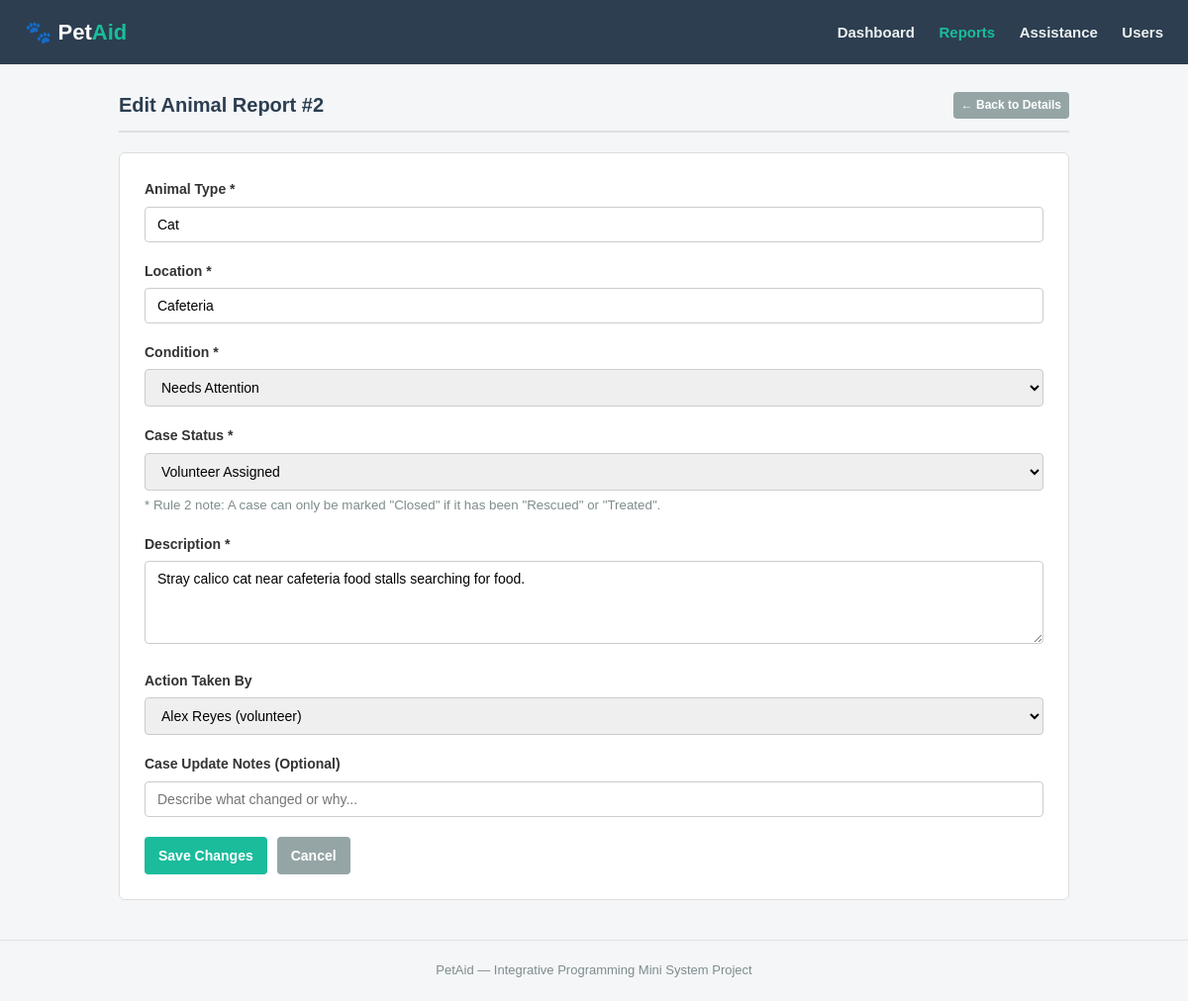
The page /edit_report.php?id=2 on the database its author committed.
### tables this page shows
CREATE TABLE `animal_reports` (
  `report_id` INT PRIMARY KEY AUTO_INCREMENT,
  `reported_by` INT NOT NULL,
  `animal_type` VARCHAR(50) NOT NULL,
  `description` TEXT NOT NULL,
  `location` VARCHAR(150) NOT NULL,
  `condition` ENUM('safe','needs_attention','injured','critical') NOT NULL,
  `status` ENUM('reported','verified','assistance_requested','volunteer_assigned','rescued','treated','closed') DEFAULT 'reported',
  `created_at` DATETIME DEFAULT CURRENT_TIMESTAMP,
  FOREIGN KEY (`reported_by`) REFERENCES `users`(`user_id`)
);

### edit_report.php (the view, shortened to what this page needs)
<?php
require_once __DIR__ . '/config/database.php';
$id = $_GET['id'] ?? null;
$stmt = $pdo->prepare("SELECT * FROM animal_reports WHERE report_id = ?");
$stmt->execute([$id]);
$report = $stmt->fetch();
$usersStmt = $pdo->query("SELECT user_id, name, role FROM users WHERE status = 'active' ORDER BY name ASC");
$users = $usersStmt->fetchAll();
?>
<!DOCTYPE html>
<html lang="en">
<head>
    <link rel="stylesheet" href="css/style.css">
</head>
<body>
<header>
    <h1>🐾 Pet<span>Aid</span></h1>
    <nav>
        <a href="index.php">Dashboard</a>
        <a href="reports.php" class="active">Reports</a>
        <a href="assistance.php">Assistance</a>
        <a href="users.php">Users</a>
    </nav>
</header>
<div class="container">
    <div class="page-header">
        <h2>Edit Animal Report #<?= (int)$id ?></h2>
        <a href="report_details.php?id=<?= (int)$id ?>" class="btn btn-secondary btn-sm">← Back to Details</a>
    </div>
    <div class="form-box">
        <form method="POST" action="edit_report.php?id=<?= (int)$id ?>">
            <div class="form-group">
                <label for="animal_type">Animal Type *</label>
                <input type="text" name="animal_type" id="animal_type" value="<?= htmlspecialchars($_POST['animal_type'] ?? $report['animal_type']) ?>" required>
            </div>
            <div class="form-group">
                <label for="location">Location *</label>
                <input type="text" name="location" id="location" value="<?= htmlspecialchars($_POST['location'] ?? $report['location']) ?>" required>
            </div>
            <div class="form-group">
                <label for="condition">Condition *</label>
                <select name="condition" id="condition" required>
                    <?php
                    $cond = $_POST['condition'] ?? $report['condition'];
                    ?>
                    <option value="needs_attention" <?= $cond === 'needs_attention' ? 'selected' : '' ?>>Needs Attention</option>
                </select>
            </div>
            <div class="form-group">
                <label for="status">Case Status *</label>
                <select name="status" id="status" required>
                    <?php
                    $curStat = $_POST['status'] ?? $report['status'];
                    $statuses = [
                        'reported' => 'Reported',
                        'verified' => 'Verified',
                        'assistance_requested' => 'Assistance Requested',
                        'volunteer_assigned' => 'Volunteer Assigned',
                        'rescued' => 'Rescued',
                        'treated' => 'Treated',
                        'closed' => 'Closed'
                    ];
                    foreach ($statuses as $val => $label):
                    ?>
                        <option value="<?= $val ?>" <?= $curStat === $val ? 'selected' : '' ?>><?= $label ?></option>
                    <?php endforeach; ?>
                </select>
                <small style="color:#7f8c8d; display:block; margin-top:4px;">
                    * Rule 2 note: A case can only be marked "Closed" if it has been "Rescued" or "Treated".
                </small>
            </div>
            <div class="form-group">
                <label for="description">Description *</label>
                <textarea name="description" id="description" rows="4" required><?= htmlspecialchars($_POST['description'] ?? $report['description']) ?></textarea>
            </div>
            <div class="form-group">
                <label for="updated_by">Action Taken By</label>
                <select name="updated_by" id="updated_by">
                    <?php foreach ($users as $u): ?>
                        <option value="<?= (int)$u['user_id'] ?>">
                            <?= htmlspecialchars($u['name']) ?> (<?= htmlspecialchars($u['role']) ?>)
                        </option>
                    <?php endforeach; ?>
                </select>
            </div>
            <div class="form-group">
                <label for="notes">Case Update Notes (Optional)</label>
                <input type="text" name="notes" id="notes" placeholder="Describe what changed or why..." value="<?= htmlspecialchars($_POST['notes'] ?? '') ?>">
            </div>
            <div class="form-actions">
                <button type="submit" class="btn">Save Changes</button>
                <a href="report_details.php?id=<?= (int)$id ?>" class="btn btn-secondary">Cancel</a>
            </div>
        </form>
    </div>
</div>
<footer>
    <p>PetAid — Integrative Programming Mini System Project</p>
</footer>
</body>
</html>

### css/style.css (style rules this page uses)
* { box-sizing: border-box; margin: 0; padding: 0; }
body { font-family: Arial, sans-serif; background-color: #f4f6f8; color: #333333; line-height: 1.6; }
header { background-color: #2c3e50; color: #ffffff; padding: 15px 25px; display: flex; justify-content: space-between; align-items: center; }
header h1 { font-size: 22px; }
header h1 span { color: #1abc9c; }
nav a { color: #ecf0f1; text-decoration: none; margin-left: 20px; font-size: 15px; font-weight: bold; }
nav a:hover, nav a.active { color: #1abc9c; }
.container { max-width: 1000px; margin: 25px auto; padding: 0 20px; }
.page-header { display: flex; justify-content: space-between; align-items: center; margin-bottom: 20px; padding-bottom: 10px; border-bottom: 2px solid #e0e0e0; }
.page-header h2 { font-size: 20px; color: #2c3e50; }
.btn { display: inline-block; padding: 8px 14px; background-color: #1abc9c; color: #ffffff; text-decoration: none; border-radius: 4px; border: none; cursor: pointer; font-size: 14px; font-weight: bold; }
.btn-secondary { background-color: #95a5a6; }
.btn-sm { padding: 4px 8px; font-size: 12px; }
.form-box { background: #ffffff; padding: 25px; border: 1px solid #dddddd; border-radius: 6px; margin-bottom: 25px; }
.form-group { margin-bottom: 18px; }
.form-group label { display: block; margin-bottom: 6px; font-weight: bold; font-size: 14px; }
.form-group input, .form-group select, .form-group textarea { width: 100%; padding: 9px 12px; border: 1px solid #cccccc; border-radius: 4px; font-size: 14px; font-family: inherit; }
.form-group textarea { resize: vertical; }
.form-actions { display: flex; gap: 10px; margin-top: 20px; }
footer { text-align: center; padding: 20px; font-size: 13px; color: #7f8c8d; margin-top: 40px; border-top: 1px solid #e0e0e0; }

### rows shown on the page
animal_reports: animal_type "Cat", location "Cafeteria", condition "Needs Attention", status "Volunteer Assigned", description "Stray calico cat near cafeteria food stalls searching for food."

### other values the page prints
$id "2"
form field updated_by "Alex Reyes (volunteer)"
